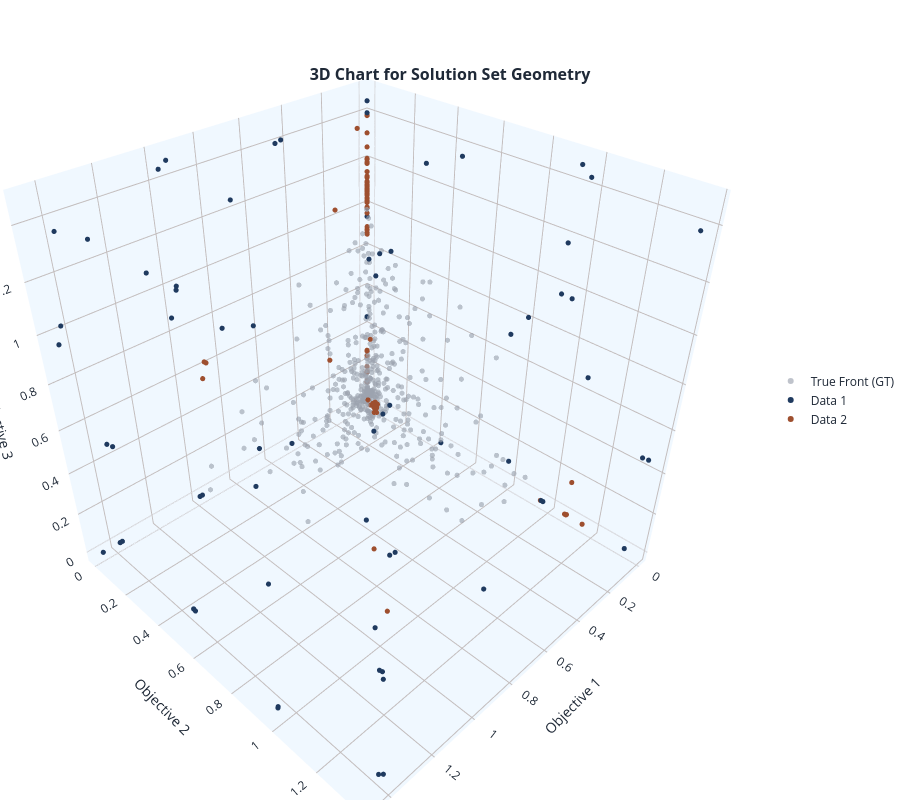

The code cell stored with this chart in its notebook:
### Code cell
Z_ref = prob.pf(1500)
nadir = np.max(Z_ref, axis=0)
limite = nadir * 1.5

F_atual1 = np.array(exp1[0].pop().objs)
mascara1 = np.all(F_atual1 <= limite, axis=1)
F_final1 = F_atual1[mascara1]

F_atual2 = np.array(exp2[0].pop().objs)
mascara2 = np.all(F_atual2 <= limite, axis=1)
F_final2 = F_atual2[mascara2]


mb.view.topology(F_final1, F_final2, show_gt=True, gt=exp1.optimal_front())
hv1 = mb.metrics.hypervolume(F_final1, ref=Z_ref)
hv2 = mb.metrics.hypervolume(F_final2, ref=Z_ref)
hv1.report()
hv2.report()

### Figure 1 — Plotly figure (JSON) as saved in the notebook; plotly's stock layout.template omitted (floating-point values rounded to 4 significant figures; data arrays with more than 128 entries replaced by an {"elided": "..."} marker saying what was removed)
{"data": [{"hovertemplate": "True Front (GT)<br>Objective 1: %{x}<br>Objective 2: %{y}<br>Objective 3: %{z}<br><extra></extra>", "marker": {"color": "#9CA3AF", "line": {"width": 0}, "opacity": 0.8, "size": {"elided": "500 int values"}}, "mode": "markers", "name": "True Front (GT)", "opacity": 0.8, "showlegend": true, "type": "scatter3d", "x": {"elided": "500 float values"}, "y": {"elided": "500 float values"}, "z": {"elided": "500 float values"}}, {"hovertemplate": "Data 1<br>Objective 1: %{x}<br>Objective 2: %{y}<br>Objective 3: %{z}<br><extra></extra>", "marker": {"color": "#1F3A5F", "line": {"width": 0}, "opacity": 1, "size": [6, 6, 6, 6, 6, 6, 6, 6, 6, 6, 6, 6, 6, 6, 6, 6, 6, 6, 6, 6, 6, 6, 6, 6, 6, 6, 6, 6, 6, 6, 6, 6, 6, 6, 6, 6, 6, 6, 6, 6, 6, 6, 6, 6, 6, 6, 6, 6, 6, 6, 6, 6, 6, 6, 6, 6, 6, 6, 6, 6, 6, 6, 6, 6, 6, 6, 6, 6, 6, 6]}, "mode": "markers", "name": "Data 1", "opacity": 1, "showlegend": true, "type": "scatter3d", "x": [0.0004038, 1.381, 2.252e-06, 0.4822, 1.337, 1.285, 1.357, 4.805e-06, 1.392e-05, 4.529e-05, 1.46, 0.821, 0.4778, 3.298e-07, 1.18e-05, 0.3586, 0.4499, 1.387, 1.372, 0.0001011, 1.388, 1.115, 0.9774, 0.9526, 1.016e-06, 0.9903, 1.193e-05, 0.4368, 0.9967, 0.7013, 1.012, 1.382, 0.9862, 0.5631, 5.938e-06, 0.9781, 0.7209, 1.123, 1.122, 1.393, 1.388, 1.46, 1.819e-05, 1.078, 1.102, 1.09, 1.074, 1.457e-05, 1.112, 0.5584, 0.5517, 8.586e-05, 0.9743, 1.448, 9.963e-07, 1.373, 1.452, 0.4778, 7.201e-06, 1.105, 0.9805, 2.384e-06, 1.065, 4.897e-06, 1.457, 6.86e-07, 1.392, 1.916e-05, 1.151, 1.437], "y": [0.0008101, 1.362, 0.3016, 0.5107, 9.726e-06, 2.225e-05, 1.032e-05, 0.0001063, 0.9715, 2.925e-05, 0.9673, 0.7774, 2.585e-06, 0.9848, 9.445e-07, 0.4518, 8.543e-06, 0.4575, 5.384e-06, 0.9756, 0.4697, 1.104, 2.101e-05, 3.406e-05, 1.338, 1.962e-05, 1.361, 1.087, 0.9662, 3.852e-07, 9.804e-06, 4.969e-05, 7.179e-06, 1.153, 0.9631, 7.252e-06, 0.708, 0.5753, 0.4378, 1.204e-05, 1.363, 2.105e-05, 1.369, 1.126, 1.103, 0.5531, 1.091, 1.341, 0.5503, 1.103, 1.106, 0.4662, 3.439e-05, 0.9684, 0.4412, 0.4501, 0.9715, 3.924e-06, 1.358e-05, 1.093, 0.9576, 0.9465, 0.9957, 1.082, 0.0001056, 0.9322, 1.353, 0.9317, 1.169, 7.588e-05], "z": [0.9965, 7.349e-06, 1.283, 1.149, 0.4603, 1.293, 0.4826, 0.4644, 1.178e-06, 1.451, 0.9654, 1.353, 1.403, 1.438, 1.403, 1.091, 1.409, 5.044e-06, 8.257e-07, 0.9732, 5.365e-07, 1.108, 0.9839, 1.471, 0.4577, 1.125e-06, 0.4611, 1.127, 1.439, 1.25, 0.8807, 1.375e-07, 1.448, 0.6522, 9.469e-07, 1.223e-06, 0.6079, 0.6749, 1.084, 1.358, 0.4626, 1.191e-07, 1.383, 0.5688, 8.177e-07, 1.132, 1.11, 4.942e-07, 4.812e-07, 4.172e-06, 1.123, 1.359, 0.9992, 1.99e-07, 4.942e-07, 1.382, 7.482e-07, 5.338e-06, 0.9567, 2.061e-06, 4.577e-08, 1.472, 0.6047, 0.6833, 0.9628, 0.9746, 7.96e-06, 1.179, 0.6387, 1.028]}, {"hovertemplate": "Data 2<br>Objective 1: %{x}<br>Objective 2: %{y}<br>Objective 3: %{z}<br><extra></extra>", "marker": {"color": "#9E4F2F", "line": {"width": 0}, "opacity": 1, "size": {"elided": "596 int values"}}, "mode": "markers", "name": "Data 2", "opacity": 1, "showlegend": true, "type": "scatter3d", "x": {"elided": "596 float values"}, "y": {"elided": "596 float values"}, "z": {"elided": "596 float values"}}], "layout": {"height": 800, "hovermode": "closest", "legend": {"x": 1.05, "xanchor": "left", "y": 0.5, "yanchor": "middle"}, "margin": {"b": 0, "l": 0, "r": 0, "t": 0}, "scene": {"aspectmode": "manual", "aspectratio": {"x": 1, "y": 1, "z": 1}, "xaxis": {"backgroundcolor": "aliceblue", "gridcolor": "#C3BDBD", "showbackground": true, "showgrid": true, "title": {"text": "Objective 1"}}, "yaxis": {"backgroundcolor": "aliceblue", "gridcolor": "#C3BDBD", "showbackground": true, "showgrid": true, "title": {"text": "Objective 2"}}, "zaxis": {"backgroundcolor": "aliceblue", "gridcolor": "#C3BDBD", "showbackground": true, "showgrid": true, "title": {"text": "Objective 3"}}}, "title": {"font": {"size": 16, "weight": "bold"}, "pad": {"t": 0}, "text": "3D Chart for Solution Set Geometry", "x": 0.5, "xanchor": "center", "y": 0.9, "yanchor": "bottom"}, "width": 900}}
